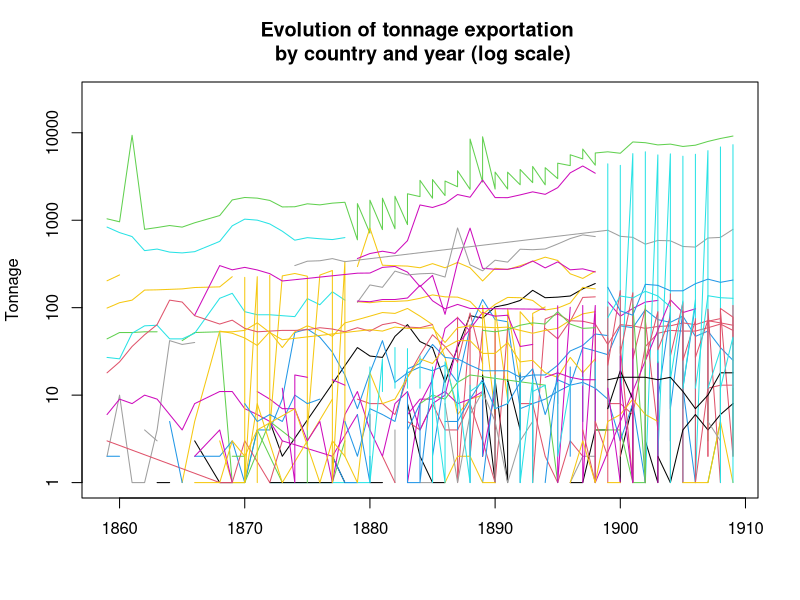
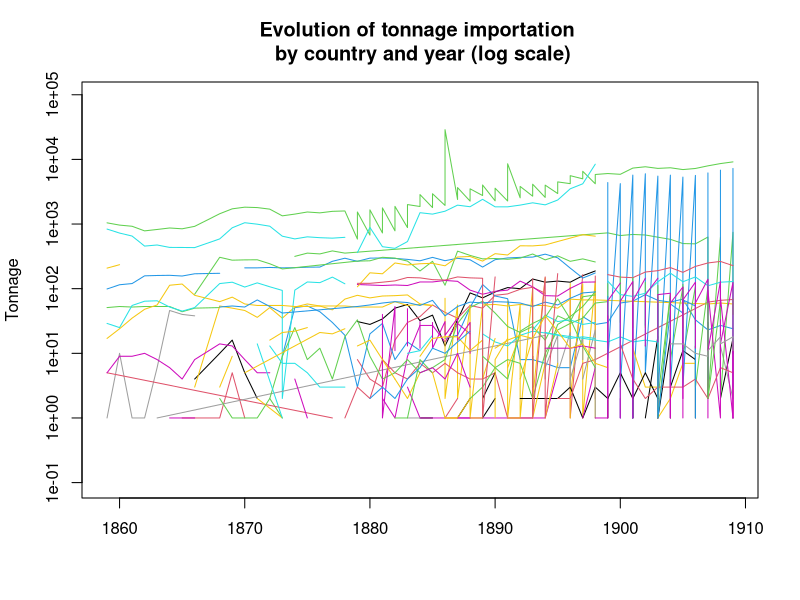

Reproduce these figures in R, in order.

plotAllCountry<-function(d,...){
	plot(as.numeric(as.character(d$boat)) ~ d$year,type="n",log="y",...)
	ccol=1
	for(i in unique(d$country)){

		cur=d[d$country == i & d$type == "steamboat"  ,]
		print(cur)
		lines(as.numeric(as.character(cur$boat)) ~ cur$year,col=ccol)
		ccol=ccol+1
	}

}

writeAllTimeSeries<-function(d){
	for(i in unique(iall$country)){
		cura=d[d$country == i & d$volume == "steamboat" ,]
		curb=d[d$country == i & d$volume == "vessel" ,]
		write.csv(cura,paste("time/",i,"-steam.csv",sep=""))
		write.csv(curb,paste("time/",i,"-vessel.csv",sep=""))
	}
}
writeAllyears<-function(d){
	for(i in unique(iall$country)){
		cura=d[d$country == i & d$volume == "steamboat" ,]
		curb=d[d$country == i & d$volume == "vessel" ,]
		write.csv(cura,paste("time/",i,"-steam.csv",sep=""))
		write.csv(curb,paste("time/",i,"-vessel.csv",sep=""))
	}
}

#Import data
allimport=read.csv("final_table-import.csv")
allexport=read.csv("final_table-export.csv")

#Reorder the data by year (better visualisation)
allexport=allexport[order(allexport$year),]
allimport=allimport[order(allimport$year),]


#print the graph:

png("tonnage-export.png")
plotAllCountry(allexport,ylab="Tonnage",xlab="",main="Evolution of tonnage exportation \n by country and year (log scale)")
dev.off()

png("tonnage-import.png")
plotAllCountry(allimport,ylab="Tonnage",xlab="",main="Evolution of tonnage importation \n by country and year (log scale)")
dev.off()

